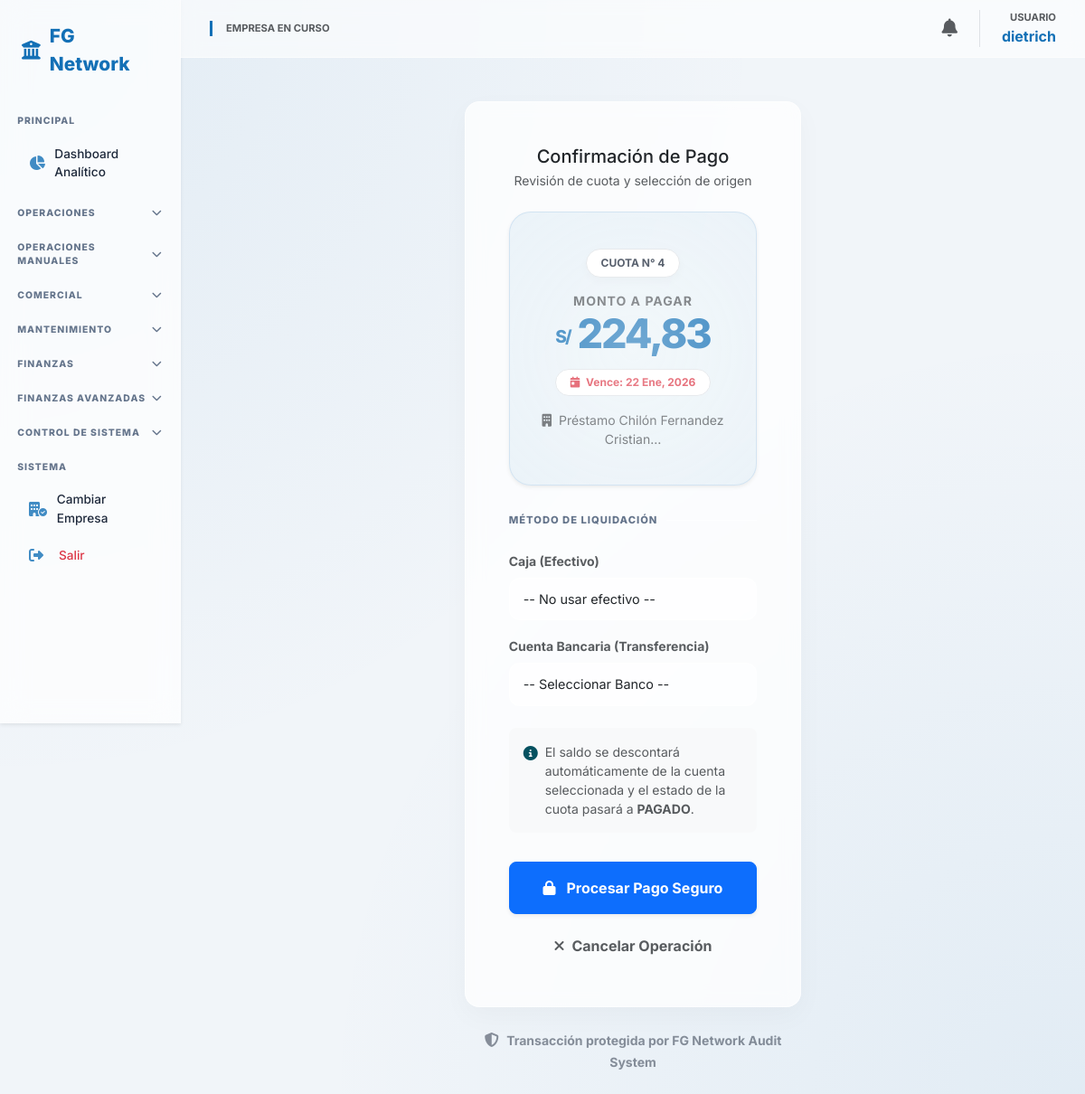
/finanzas/cuota/pagar/48/ (signed in), run on the app's committed database.
### core/models.py (models this page shows, shortened)
class Usuario(AbstractUser):
    empresa_actual = models.ForeignKey(Empresa, on_delete=models.SET_NULL, null=True, blank=True, related_name='usuarios_activos')
    rol = models.ForeignKey(Rol, on_delete=models.PROTECT, null=True)
    empresas_permitidas = models.ManyToManyField(Empresa, related_name='personal')

class Cuota(models.Model):
    cuenta = models.ForeignKey(CuentaEstado, on_delete=models.CASCADE, related_name='cuotas', null=True, blank=True)
    prestamo = models.ForeignKey(Prestamo, on_delete=models.CASCADE, related_name='cuotas', null=True, blank=True)
    numero_cuota = models.IntegerField()
    monto = models.DecimalField(max_digits=12, decimal_places=2)
    fecha_vencimiento = models.DateField()
    pagada = models.BooleanField(default=False)
    fecha_pago = models.DateField(null=True, blank=True)
    class Meta:
        verbose_name = "Cuota de Pago/Cobro"
        verbose_name_plural = "Cuotas de Pago/Cobro"
        ordering = ['fecha_vencimiento'] # Orden automático por fecha

### core/views.py (the view, shortened to what this page needs)
# urls.py: path('finanzas/cuota/pagar/<int:cuota_id>/', views.registrar_pago_cuota, name='registrar_pago_cuota'),
@login_required
@transaction.atomic
def registrar_pago_cuota(request, cuota_id):
    cuota = get_object_or_404(Cuota, id=cuota_id)
    empresa = Empresa.objects.get(id=request.session['empresa_id'])
    moneda = cuota.cuenta.comprobante.moneda if cuota.cuenta else cuota.prestamo.moneda
    origen_nombre = cuota.cuenta.comprobante.codigo_factura if cuota.cuenta else f"Préstamo {cuota.prestamo.prestamista}"
    cajas = Caja.objects.filter(empresa=empresa, moneda=moneda)
    bancos = Cuenta_Bancaria.objects.filter(empresa=empresa, moneda=moneda)
    return render(request, 'core/pagar_cuota_form.html', {
        'cuota': cuota,
        'cajas': cajas,
        'bancos': bancos,
        'origen': origen_nombre
    })

### core/context_processors.py (called while the page is built)
def global_context(request):
    context = {
        'n_count': 0,
        'n_alertas': [],
        'user_permisos': {}
    }
    if request.user.is_authenticated:
        emp_id = request.session.get('empresa_id')
        if emp_id:
            context['n_count'] = Notificacion.objects.filter(empresa_id=emp_id, leida=False).count()
            context['n_alertas'] = Notificacion.objects.filter(empresa_id=emp_id, leida=False)[:5]
        if hasattr(request.user, 'rol') and request.user.rol:
            context['user_permisos'] = request.user.rol.permisos
    return context

### core/templates/core/pagar_cuota_form.html (shortened to what this page needs)
{% extends 'core/base.html' %}
{% block content %}
<div class="container py-4">
    <div class="row justify-content-center">
        <div class="col-lg-5 col-md-8">
            <div class="glass-card p-4 p-md-5">
                <div class="text-center mb-4">
                    <h5 class="fw-800 text-dark mb-1">Confirmación de Pago</h5>
                    <p class="text-muted small">Revisión de cuota y selección de origen</p>
                </div>
                <div class="payment-hero shadow-sm">
                    <div class="installment-badge border">
                        CUOTA N° {{ cuota.numero_cuota }}
                    </div>
                    <div class="text-muted small fw-bold text-uppercase mb-1" style="letter-spacing: 1px;">Monto a pagar</div>
                    <h2 class="amount-large">
                        <small style="font-size: 1.2rem; vertical-align: middle;">S/</small>
                        {{ cuota.monto|floatformat:2 }}
                    </h2>
                    <div class="mt-3">
                        <span class="badge bg-white text-danger border px-3 py-2 rounded-pill small">
                            <i class="fa-solid fa-calendar-day me-1"></i> Vence: {{ cuota.fecha_vencimiento|date:"d M, Y" }}
                        </span>
                    </div>
                    <div class="mt-3 small text-muted">
                        <i class="fa-solid fa-building me-1"></i> {{ origen|truncatechars:35 }}
                    </div>
                </div>
                <form method="POST">
                    <div class="source-label">Método de Liquidación</div>
                    <div class="mb-3">
                        <label class="form-label small fw-bold text-muted">Caja (Efectivo)</label>
                        <select name="caja_id" class="form-select form-select-fintech mb-3">
                            <option value="">-- No usar efectivo --</option>
                        </select>
                    </div>
                    <div class="mb-4">
                        <label class="form-label small fw-bold text-muted">Cuenta Bancaria (Transferencia)</label>
                        <select name="banco_id" class="form-select form-select-fintech" required>
                            <option value="">-- Seleccionar Banco --</option>
                        </select>
                    </div>
                    <div class="alert alert-info border-0 bg-light p-3 mb-4 rounded-3 d-flex align-items-start gap-2">
                        <i class="fa-solid fa-circle-info mt-1"></i>
                        <small class="text-muted">El saldo se descontará automáticamente de la cuenta seleccionada y el estado de la cuota pasará a <strong>PAGADO</strong>.</small>
                    </div>
                    <div class="pt-2">
                        <button type="submit" class="btn btn-primary w-100 py-3 rounded-3 shadow-sm fw-bold mb-3">
                            <i class="fa-solid fa-lock me-2"></i> Procesar Pago Seguro
                        </button>
                        <a href="{% url 'cronograma_vencimientos' %}" class="btn btn-link w-100 text-muted text-decoration-none small fw-bold">
                            <i class="fa-solid fa-xmark me-1"></i> Cancelar Operación
                        </a>
                    </div>
                </form>
            </div>
            <div class="text-center mt-4 opacity-50">
                <i class="fa-solid fa-shield-halved me-1"></i>
                <small class="fw-bold">Transacción protegida por FG Network Audit System</small>
            </div>
        </div>
    </div>
</div>
{% endblock %}

### core/templates/core/base.html (shortened to what this page needs)
<!DOCTYPE html>
<html lang="es">
<head>
    <link href="https://cdn.jsdelivr.net/npm/bootstrap@5.3.0/dist/css/bootstrap.min.css" rel="stylesheet">
    <link rel="stylesheet" href="https://cdnjs.cloudflare.com/ajax/libs/font-awesome/6.4.2/css/all.min.css">
</head>
<body>
<div class="container-fluid p-0">
    <div class="row g-0">
        <nav class="col-md-2 sidebar d-none d-md-block shadow-sm">
            <div class="sidebar-brand">
                <i class="fa-solid fa-building-columns"></i> FG Network
            </div>
            <div class="menu-header">PRINCIPAL</div>
            <a href="{% url 'dashboard' %}" class="nav-link-item">
                <i class="fa-solid fa-chart-pie"></i> Dashboard Analítico
            </a>
            <div class="menu-header" data-bs-toggle="collapse" data-bs-target="#menuOperaciones">
                OPERACIONES <i class="fa-solid fa-chevron-down chevron"></i>
            </div>
            <div class="menu-header" data-bs-toggle="collapse" data-bs-target="#menuManuales">
                OPERACIONES MANUALES <i class="fa-solid fa-chevron-down chevron"></i>
            </div>
            <div class="menu-header" data-bs-toggle="collapse" data-bs-target="#menuCotizaciones">
                COMERCIAL <i class="fa-solid fa-chevron-down chevron"></i>
            </div>
            <div class="menu-header" data-bs-toggle="collapse" data-bs-target="#menuMantenimiento">
                MANTENIMIENTO <i class="fa-solid fa-chevron-down chevron"></i>
            </div>
            <div class="menu-header" data-bs-toggle="collapse" data-bs-target="#menuFinanzas">
                FINANZAS <i class="fa-solid fa-chevron-down chevron"></i>
            </div>
            <div class="menu-header" data-bs-toggle="collapse" data-bs-target="#menuFinanzasAv">
                FINANZAS AVANZADAS <i class="fa-solid fa-chevron-down chevron"></i>
            </div>
            <div class="menu-header" data-bs-toggle="collapse" data-bs-target="#menuControl">
                CONTROL DE SISTEMA <i class="fa-solid fa-chevron-down chevron"></i>
            </div>
            <div class="menu-header">SISTEMA</div>
            <a href="{% url 'seleccionar_empresa' %}" class="nav-link-item"><i class="fa-solid fa-building-circle-check"></i> Cambiar Empresa</a>
            <a href="{% url 'logout' %}" class="text-danger"><i class="fa-solid fa-right-from-bracket"></i> Salir</a>
        </nav>
        <main class="col-md-10 main-content">
            <nav class="navbar d-flex justify-content-between sticky-top">
                <div class="d-flex align-items-center gap-3">
                    <div style="border-left: 3px solid var(--primary); padding-left: 15px;">
                        <span class="text-muted small d-block" style="font-size: 0.7rem; font-weight: 700; text-transform: uppercase;">Empresa en curso</span>
                    </div>
                </div>
                <div class="d-flex align-items-center gap-4">
                    <div class="dropdown">
                        <a href="#" class="text-muted position-relative" data-bs-toggle="dropdown">
                            <i class="fa-solid fa-bell fs-5"></i>
                        </a>
                    </div>
                    <div class="text-end border-start ps-4">
                        <span class="text-muted small d-block" style="font-size: 0.7rem; font-weight: 700;">USUARIO</span>
                        <span class="fw-bold" style="color: var(--primary);">{{ user.username }}</span>
                    </div>
                </div>
            </nav>
            <div class="p-4">
                {% block content %}{% endblock %}
            </div>
        </main>
    </div>
</div>
</body>
</html>

### core/templates/core/base.html (style rules this page uses)
:root { --primary: #1370b6; --primary-soft: rgba(19, 112, 182, 0.08); --glass-white: rgba(255, 255, 255, 0.75); --glass-border: rgba(255, 255, 255, 0.5); --text-dark: #1e293b; --text-muted: #64748b; --bg-fintech: #f1f5f9; }
body { background-color: var(--bg-fintech); background-image: radial-gradient(at 0% 0%, rgba(19, 112, 182, 0.07) 0px, transparent 50%), radial-gradient(at 100% 100%, rgba(19, 112, 182, 0.07) 0px, transparent 50%); background-attachment: fixed; font-family: 'Inter', sans-serif; color: var(--text-dark); margin: 0; }
.sidebar { background: var(--glass-white); backdrop-filter: blur(15px); -webkit-backdrop-filter: blur(15px); border-right: 1px solid var(--glass-border); height: 100vh; position: fixed; overflow-y: auto; z-index: 1000; padding-bottom: 50px; }
.sidebar-brand { padding: 1.5rem; font-weight: 800; color: var(--primary); font-size: 1.3rem; display: flex; align-items: center; gap: 10px; }
.menu-header { padding: 1rem 1.2rem 0.4rem; font-size: 0.65rem; font-weight: 800; text-transform: uppercase; color: var(--text-muted); letter-spacing: 1px; display: flex; justify-content: space-between; align-items: center; cursor: pointer; transition: all 0.2s; }
.sidebar a { color: var(--text-dark); text-decoration: none; padding: 0.6rem 1.2rem; display: flex; align-items: center; font-size: 0.85rem; font-weight: 500; border-radius: 8px; margin: 0.1rem 0.8rem; transition: all 0.2s ease; }
.sidebar a i { width: 25px; font-size: 1rem; margin-right: 8px; color: var(--primary); opacity: 0.8; }
.navbar { background: rgba(255, 255, 255, 0.6) !important; backdrop-filter: blur(10px); -webkit-backdrop-filter: blur(10px); border-bottom: 1px solid var(--glass-border); padding: 0.7rem 2rem; }
.main-content { margin-left: 16.666667%; min-height: 100vh; }
.menu-header i.chevron { transition: transform 0.3s ease; font-size: 0.7rem; }
.glass-card { background: var(--glass-white); backdrop-filter: blur(10px); border-radius: 16px; border: 1px solid var(--glass-border); box-shadow: 0 10px 30px rgba(0,0,0,0.03); padding: 20px; }

### core/templates/core/pagar_cuota_form.html (style rules this page uses)
.payment-hero { background: var(--primary-soft); border-radius: 24px; padding: 40px 20px; text-align: center; border: 1px solid rgba(19, 112, 182, 0.1); margin-bottom: 30px; position: relative; overflow: hidden; }
.payment-hero::before { content: ""; position: absolute; top: -50%; left: -50%; width: 200%; height: 200%; background: radial-gradient(circle, rgba(255,255,255,0.4) 0%, transparent 70%); pointer-events: none; }
.amount-large { font-size: 2.8rem; font-weight: 800; color: var(--primary); letter-spacing: -2px; margin-bottom: 0; line-height: 1; }
.source-label { font-size: 0.7rem; font-weight: 800; text-transform: uppercase; color: var(--text-muted); letter-spacing: 1px; margin-bottom: 1.5rem; display: flex; align-items: center; gap: 10px; }
.source-label::after { content: ""; flex-grow: 1; height: 1px; background: var(--glass-border); }
.form-select-fintech { background: rgba(255, 255, 255, 0.6); border: 1px solid var(--glass-border); border-radius: 12px; padding: 12px 15px; font-size: 0.9rem; transition: all 0.3s; }
.installment-badge { background: white; padding: 6px 16px; border-radius: 100px; font-weight: 700; font-size: 0.75rem; color: var(--text-dark); box-shadow: 0 4px 10px rgba(0,0,0,0.03); display: inline-block; margin-bottom: 15px; }

### data on the page
Usuario: username "dietrich"
Cuota: numero_cuota "4", monto "224,83", fecha_vencimiento "22 Ene, 2026"

### other printed values
{{ origen|truncatechars:35 }} "Préstamo Chilón Fernandez Cristian…"
